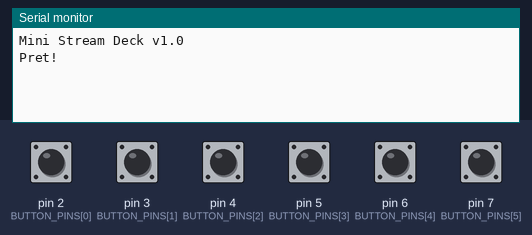
This sketch was run on a simulated SparkFun Pro Micro, built with avr-gcc and run on an emulated ATmega32U4. Parts: the last lines printed to the serial monitor. The inputs (shaded band) are chosen by the test bench; at power-on: pin 2 (BUTTON_PINS[0]), pin 3 (BUTTON_PINS[1]), pin 4 (BUTTON_PINS[2]), pin 5 (BUTTON_PINS[3]), pin 6 (BUTTON_PINS[4]), pin 7 (BUTTON_PINS[5]) HIGH.

Above: at 1.2 s.
1.3 s: pin 2 (BUTTON_PINS[0]) pulled LOW for 0.15 s
At 1.9 s:
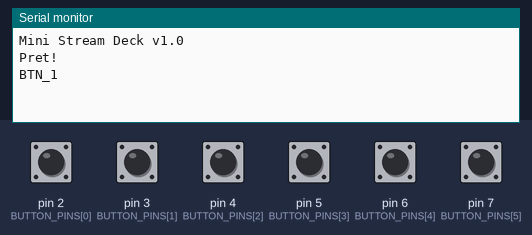
2.9 s: pin 3 (BUTTON_PINS[1]) pulled LOW for 0.15 s
At 4.1 s:
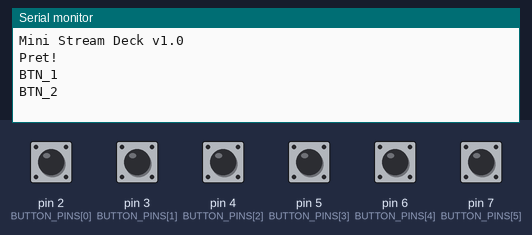
4.5 s: pin 4 (BUTTON_PINS[2]) pulled LOW for 0.15 s
At 5.5 s:
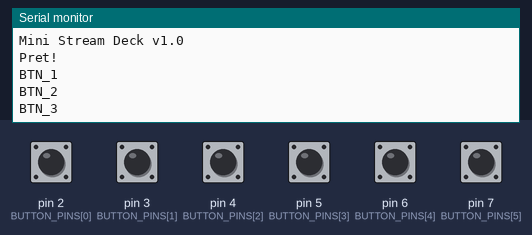
6.1 s: pin 5 (BUTTON_PINS[3]) pulled LOW for 0.15 s
At 6.7 s:
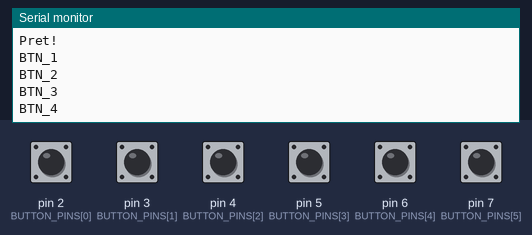
7.7 s: pin 6 (BUTTON_PINS[4]) pulled LOW for 0.15 s
At 8.9 s:
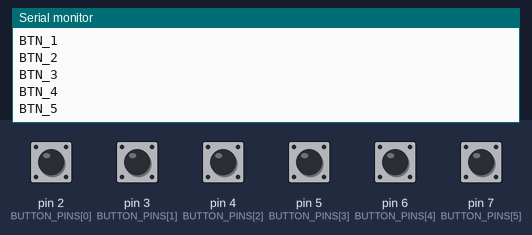
9.3 s: pin 7 (BUTTON_PINS[5]) pulled LOW for 0.15 s
At 10.3 s:
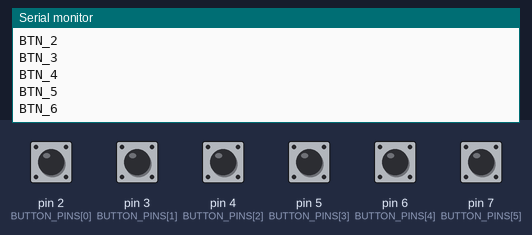
Timing chart, 0 to 11.9 s (numbered marks = the images above; inputs shaded):
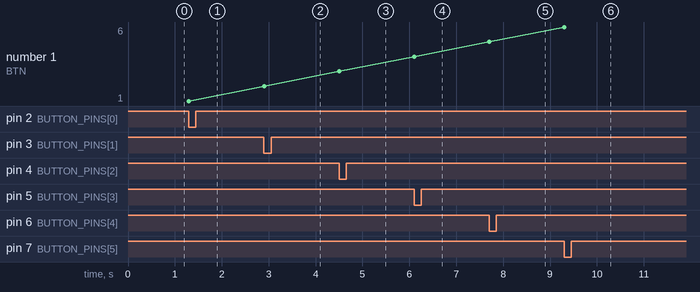

The sketch:

mini_stream_deck.ino
```cpp
/*
 * ============================================================
 * MINI STREAM DECK - Arduino Code
 * ============================================================
 *
 * Compatible avec: Arduino Pro Micro (ATmega32U4)
 *
 * Ce programme lit 6 boutons et envoie des événements
 * via Serial USB au PC.
 *
 * Format des messages: BTN_1, BTN_2, ..., BTN_6
 *
 * Connexions:
 *   BTN1 = Pin D2
 *   BTN2 = Pin D3
 *   BTN3 = Pin D4
 *   BTN4 = Pin D5
 *   BTN5 = Pin D6
 *   BTN6 = Pin D7
 *
 * Chaque bouton doit être connecté entre la pin et GND.
 * Le mode INPUT_PULLUP est utilisé (pas de résistance externe nécessaire).
 *
 * Auteur: Mini Stream Deck Project
 * Version: 1.0.0
 * ============================================================
 */

// ============================================================
// CONFIGURATION
// ============================================================

// Définition des pins des boutons
const int BUTTON_PINS[] = {2, 3, 4, 5, 6, 7};
const int NUM_BUTTONS = 6;

// Paramètres de debounce
const unsigned long DEBOUNCE_DELAY = 50;  // 50ms de debounce
const unsigned long SERIAL_BAUD_RATE = 9600;

// ============================================================
// VARIABLES GLOBALES
// ============================================================

// États précédents des boutons (pour détection de changement)
int previousState[NUM_BUTTONS];

// Temps du dernier changement d'état (pour debounce)
unsigned long lastDebounceTime[NUM_BUTTONS];

// État débounced actuel
bool buttonState[NUM_BUTTONS];

// ============================================================
// FONCTIONS
// ============================================================

/**
 * Initialisation du programme
 */
void setup() {
  // Initialisation de la communication série
  Serial.begin(SERIAL_BAUD_RATE);

  // Attente de la connexion série (important pour Pro Micro)
  while (!Serial) {
    ; // Attendre que le port série soit prêt
  }

  // Configuration des pins en entrance avec pullup interne
  for (int i = 0; i < NUM_BUTTONS; i++) {
    pinMode(BUTTON_PINS[i], INPUT_PULLUP);
    previousState[i] = HIGH;  // État initial (non pressé avec pullup)
    buttonState[i] = false;
    lastDebounceTime[i] = 0;
  }

  // Message de démarrage
  Serial.println("Mini Stream Deck v1.0");
  Serial.println("Pret!");
}

/**
 * Lecture et debounce d'un bouton
 * Retourne true si le bouton vient d'être pressé (front descendant)
 */
bool readButton(int index) {
  int currentState = digitalRead(BUTTON_PINS[index]);
  bool pressed = false;

  // Détection du front descendant (HIGH -> LOW avec INPUT_PULLUP)
  if (currentState == LOW && previousState[index] == HIGH) {
    unsigned long currentTime = millis();

    // Vérification du debounce
    if ((currentTime - lastDebounceTime[index]) > DEBOUNCE_DELAY) {
      pressed = true;
      lastDebounceTime[index] = currentTime;
    }
  }

  // Mise à jour de l'état précédent
  previousState[index] = currentState;

  return pressed;
}

/**
 * Boucle principale
 */
void loop() {
  // Lecture de chaque bouton
  for (int i = 0; i < NUM_BUTTONS; i++) {
    if (readButton(i)) {
      // Envoi du message de bouton
      Serial.print("BTN_");
      Serial.println(i + 1);  // Numérotation de 1 à 6
    }
  }

  // Petite pause pour CPU (optionnel, améliore stabilité)
  delay(1);
}
```

Measured:
- after the input at 1.3 s, the serial monitor: prints a new line at once (image 1)
- after the input at 2.9 s, the serial monitor: prints a new line at once (image 2)
- after the input at 4.5 s, the serial monitor: prints a new line at once (image 3)
- after the input at 6.1 s, the serial monitor: prints a new line at once (image 4)
- after the input at 7.7 s, the serial monitor: prints a new line at once (image 5)
- after the input at 9.3 s, the serial monitor: prints a new line at once (image 6)
- plotted number 1: 1 → 2 after the input at 2.9 s, 2 → 3 after the input at 4.5 s, 3 → 4 after the input at 6.1 s, 4 → 5 after the input at 7.7 s, 5 → 6 after the input at 9.3 s
